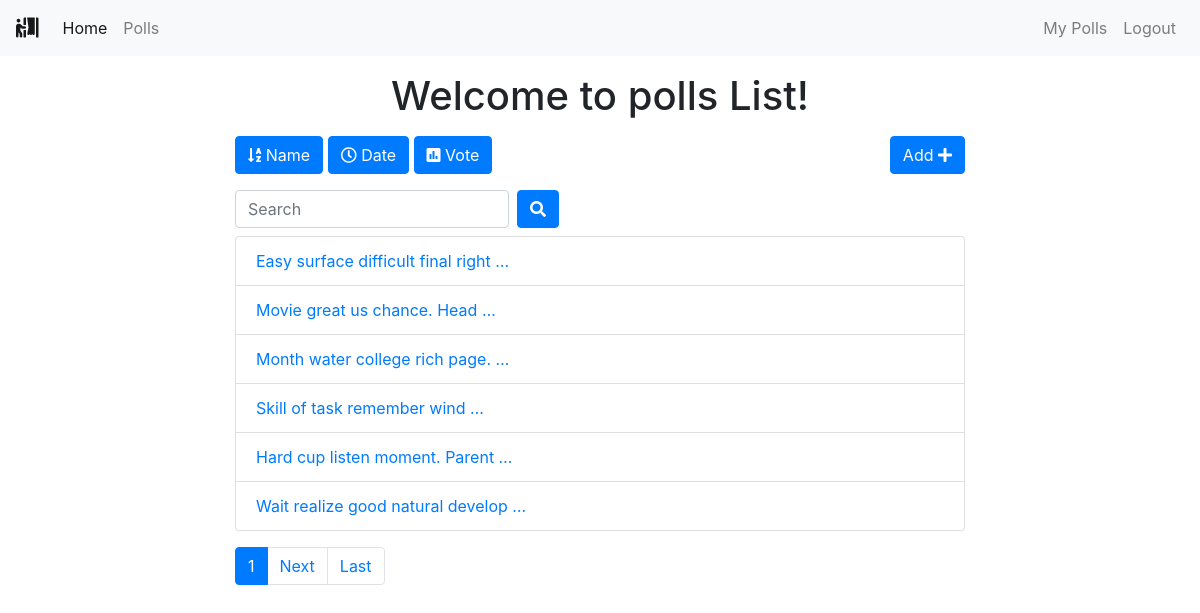
The app's page /polls/list/ (signed in) with its own data.
### polls/models.py (models this page shows, shortened)
class Poll(models.Model):
    owner = models.ForeignKey(User, on_delete=models.CASCADE)
    text = models.TextField()
    pub_date = models.DateTimeField(default=timezone.now)
    active = models.BooleanField(default=True)

### polls/views.py (the view)
# urls.py: path('list/', views.polls_list, name='list'),
@login_required()
def polls_list(request):
    all_polls = Poll.objects.all()
    search_term = ''
    if 'name' in request.GET:
        all_polls = all_polls.order_by('text')
    if 'date' in request.GET:
        all_polls = all_polls.order_by('pub_date')
    if 'vote' in request.GET:
        all_polls = all_polls.annotate(Count('vote')).order_by('vote__count')
    if 'search' in request.GET:
        search_term = request.GET['search']
        all_polls = all_polls.filter(text__icontains=search_term)
    paginator = Paginator(all_polls, 6)  # Show 6 contacts per page
    page = request.GET.get('page')
    polls = paginator.get_page(page)
    get_dict_copy = request.GET.copy()
    params = get_dict_copy.pop('page', True) and get_dict_copy.urlencode()
    print(params)
    context = {
        'polls': polls,
        'params': params,
        'search_term': search_term,
    }
    return render(request, 'polls/polls_list.html', context)

### polls/templates/polls/polls_list.html (shortened to what this page needs)
{% extends 'base.html' %}
{% block content %}
<div class="container">
    <div class="row">
        <div class="col-md-8 offset-sm-2">
            <h1 class="text-center mt-3 mb-3">Welcome to polls List!</h1>
            <a class="btn btn-{% if 'name' in request.GET %}warning{% else %}primary{% endif %} mb-3" href="?name=True"
                role="button"><i class="fas fa-sort-alpha-down"></i>
                Name</a>
            <a class="btn btn-{% if 'date' in request.GET %}warning{% else %}primary{% endif %} mb-3" href="?date=True"
                role="button"><i class="far fa-clock"></i> Date</a>
            <a class="btn btn-{% if 'vote' in request.GET %}warning{% else %}primary{% endif %} mb-3" href="?vote=True"
                role="button"><i class="fas fa-poll"></i> Vote</a>
            <a class="btn btn-primary mb-3 float-right" href="{% url 'polls:add' %}" role="button">Add <i class="fas fa-plus"></i></a>
            <form class="form-inline">
                <div class="form-group mr-sm-2 mb-2">
                    <input type="search" class="form-control" name="search" placeholder="Search" value={{ search_term }}>
                </div>
                <button type="submit" class="btn btn-primary mb-2"><i class="fas fa-search"></i></button>
            </form>
            <ul class="list-group">
                {% for poll in polls %}
                <li class="list-group-item"><a href="{% url 'polls:detail' poll.id %}">{{ poll.text|truncatewords:5 }}
                    </a>
                </li>
                {% endfor %}
            </ul>
            <nav class="mt-3">
                <ul class="pagination">
                    <li class="page-item active"><a class="page-link" href="">{{ polls.number }}</a></li>
                    {% if polls.has_next %}
                    <li class="page-item"><a class="page-link" href="?page={{ polls.next_page_number }}&{{ params }}">Next</a></li>
                    <li class="page-item"><a class="page-link" href="?page={{ polls.paginator.num_pages }}&{{ params }}">Last</a></li>
                    {% endif %}
                </ul>
            </nav>
        </div>
    </div>
</div>
{% endblock content %}

### records on screen
Poll: text "Easy surface difficult final right …"
Poll: text "Movie great us chance. Head …"
Poll: text "Month water college rich page. …"
Poll: text "Skill of task remember wind …"
Poll: text "Hard cup listen moment. Parent …"
Poll: text "Wait realize good natural develop …"

### other values on screen
{{ polls.number }} "1"
